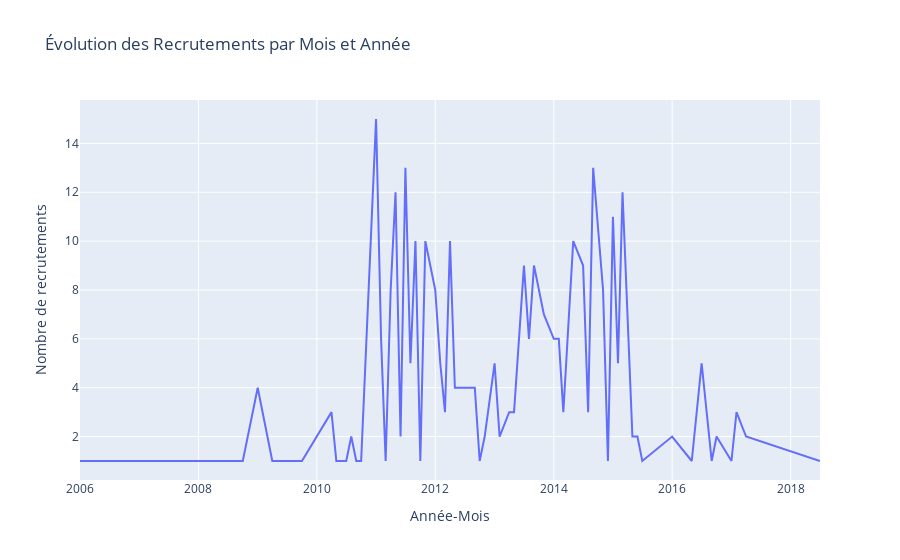

The cell this chart's notebook holds for it:
### Markdown cell above
Recrutements par Année et Mois

### Code cell
df["YearMonth"] = df["DateofHire"].dt.to_period("M")
recrutements_par_annee_mois = df["YearMonth"].value_counts().sort_index()

fig = px.line(
    x=recrutements_par_annee_mois.index.astype(str), 
    y=recrutements_par_annee_mois.values,
    title="Évolution des Recrutements par Mois et Année",
    labels={"x": "Année-Mois", "y": "Nombre de recrutements"}
)
fig.show()

### Figure 1 — Plotly figure (JSON) as saved in the notebook; plotly's stock layout.template omitted (floating-point values rounded to 4 significant figures)
{"data": [{"hovertemplate": "Année-Mois=%{x}<br>Nombre de recrutements=%{y}<extra></extra>", "legendgroup": "", "line": {"color": "#636efa", "dash": "solid"}, "marker": {"symbol": "circle"}, "mode": "lines", "name": "", "orientation": "v", "showlegend": false, "type": "scatter", "x": ["2006-01", "2007-06", "2007-11", "2008-01", "2008-09", "2008-10", "2009-01", "2009-04", "2009-07", "2009-10", "2010-04", "2010-05", "2010-07", "2010-08", "2010-09", "2010-10", "2011-01", "2011-02", "2011-03", "2011-04", "2011-05", "2011-06", "2011-07", "2011-08", "2011-09", "2011-10", "2011-11", "2012-01", "2012-02", "2012-03", "2012-04", "2012-05", "2012-07", "2012-08", "2012-09", "2012-10", "2012-11", "2013-01", "2013-02", "2013-04", "2013-05", "2013-07", "2013-08", "2013-09", "2013-11", "2014-01", "2014-02", "2014-03", "2014-05", "2014-07", "2014-08", "2014-09", "2014-11", "2014-12", "2015-01", "2015-02", "2015-03", "2015-05", "2015-06", "2015-07", "2016-01", "2016-05", "2016-06", "2016-07", "2016-09", "2016-10", "2017-01", "2017-02", "2017-04", "2018-07"], "xaxis": "x", "y": [1, 1, 1, 1, 1, 1, 4, 1, 1, 1, 3, 1, 1, 2, 1, 1, 15, 6, 1, 8, 12, 2, 13, 5, 10, 1, 10, 8, 5, 3, 10, 4, 4, 4, 4, 1, 2, 5, 2, 3, 3, 9, 6, 9, 7, 6, 6, 3, 10, 9, 3, 13, 8, 1, 11, 5, 12, 2, 2, 1, 2, 1, 3, 5, 1, 2, 1, 3, 2, 1], "yaxis": "y"}], "layout": {"legend": {"tracegroupgap": 0}, "title": {"text": "Évolution des Recrutements par Mois et Année"}, "xaxis": {"anchor": "y", "domain": [0, 1], "title": {"text": "Année-Mois"}}, "yaxis": {"anchor": "x", "domain": [0, 1], "title": {"text": "Nombre de recrutements"}}}}
